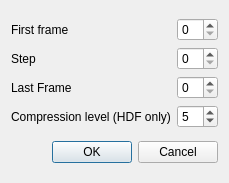
<?xml version="1.0" encoding="UTF-8"?>
<ui version="4.0">
 <class>frameIntervalDialog</class>
 <widget class="QDialog" name="frameIntervalDialog">
  <property name="geometry">
   <rect>
    <x>0</x>
    <y>0</y>
    <width>229</width>
    <height>183</height>
   </rect>
  </property>
  <property name="windowTitle">
   <string>Select frames</string>
  </property>
  <layout class="QVBoxLayout" name="verticalLayout_3">
   <item>
    <layout class="QHBoxLayout" name="horizontalLayout">
     <item>
      <layout class="QVBoxLayout" name="verticalLayout_2">
       <item>
        <widget class="QLabel" name="label">
         <property name="text">
          <string>First frame</string>
         </property>
        </widget>
       </item>
       <item>
        <widget class="QLabel" name="label_4">
         <property name="text">
          <string>Step</string>
         </property>
        </widget>
       </item>
       <item>
        <widget class="QLabel" name="label_2">
         <property name="text">
          <string>Last Frame</string>
         </property>
        </widget>
       </item>
       <item>
        <widget class="QLabel" name="label_3">
         <property name="text">
          <string>Compression level (HDF only)</string>
         </property>
        </widget>
       </item>
      </layout>
     </item>
     <item>
      <layout class="QVBoxLayout" name="verticalLayout">
       <item>
        <widget class="QSpinBox" name="firstFrameSpinBox"/>
       </item>
       <item>
        <widget class="QSpinBox" name="stepSpinBox"/>
       </item>
       <item>
        <widget class="QSpinBox" name="lastFrameSpinBox"/>
       </item>
       <item>
        <widget class="QSpinBox" name="compLevelSpinBox">
         <property name="maximum">
          <number>10</number>
         </property>
         <property name="value">
          <number>5</number>
         </property>
        </widget>
       </item>
      </layout>
     </item>
    </layout>
   </item>
   <item>
    <widget class="QDialogButtonBox" name="buttonBox">
     <property name="orientation">
      <enum>Qt::Horizontal</enum>
     </property>
     <property name="standardButtons">
      <set>QDialogButtonBox::Cancel|QDialogButtonBox::Ok</set>
     </property>
    </widget>
   </item>
  </layout>
 </widget>
 <resources/>
 <connections>
  <connection>
   <sender>buttonBox</sender>
   <signal>accepted()</signal>
   <receiver>frameIntervalDialog</receiver>
   <slot>accept()</slot>
   <hints>
    <hint type="sourcelabel">
     <x>248</x>
     <y>254</y>
    </hint>
    <hint type="destinationlabel">
     <x>157</x>
     <y>274</y>
    </hint>
   </hints>
  </connection>
  <connection>
   <sender>buttonBox</sender>
   <signal>rejected()</signal>
   <receiver>frameIntervalDialog</receiver>
   <slot>reject()</slot>
   <hints>
    <hint type="sourcelabel">
     <x>316</x>
     <y>260</y>
    </hint>
    <hint type="destinationlabel">
     <x>286</x>
     <y>274</y>
    </hint>
   </hints>
  </connection>
 </connections>
</ui>
